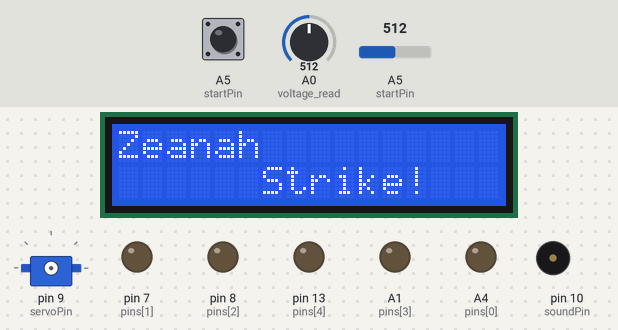
Simulated run of this sketch. Board: Arduino Uno, built with avr-gcc and run on an emulated ATmega328P. Parts: 16×2 character LCD, servo, output pins drawn as LEDs (lit = HIGH), buzzer (waves = sounding). Inputs (shaded band) come from the test bench; at power-on: A5 (startPin) = 512, A0 (voltage_read) = 512, A5 (startPin) HIGH. Random numbers use the default seed unless the sketch sets one; pins used as bus, display or sensor lines are not drawn; what the sketch prints to the serial monitor is not drawn.

Above: at 2.5 s.
At 7.7 s:
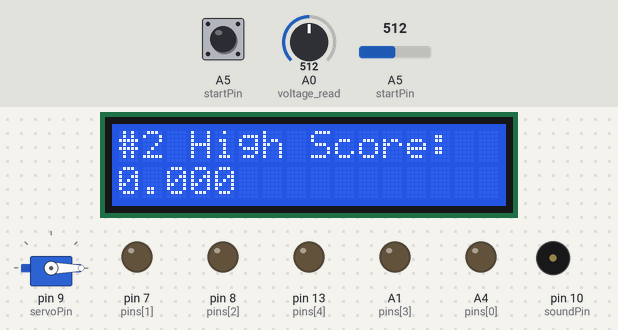
7.8 s: A5 (startPin) set to 803
11.1 s: A5 (startPin) set to 834
At 14.0 s:
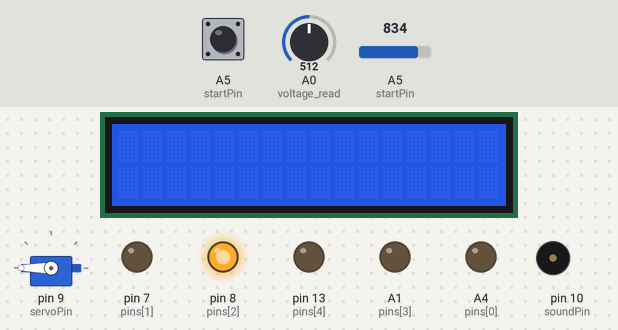
14.8 s: A5 (startPin) set to 716
At 14.95 s:
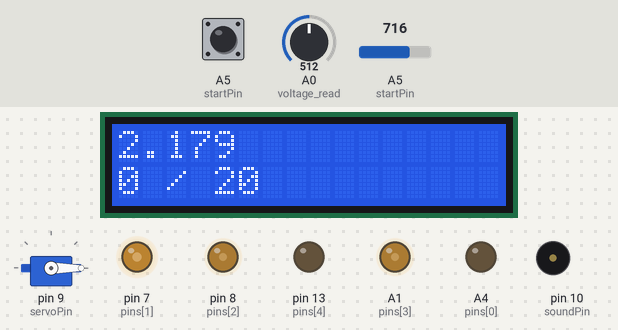
17.2 s: A5 (startPin) set to 410
20.9 s: A5 (startPin) set to 392
24.6 s: A0 (voltage_read) set to 528
28.3 s: A0 (voltage_read) set to 546
At 30.0 s:
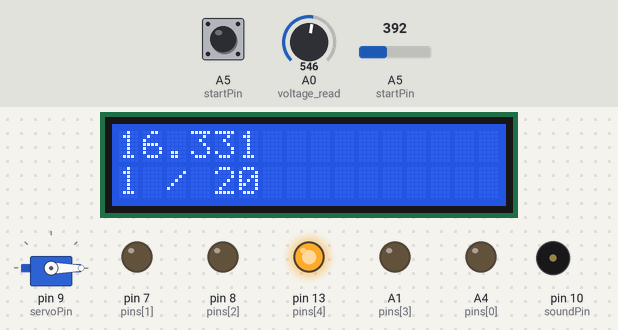
Timing chart, 0 to 31.5 s (numbered marks = the images above; inputs shaded):
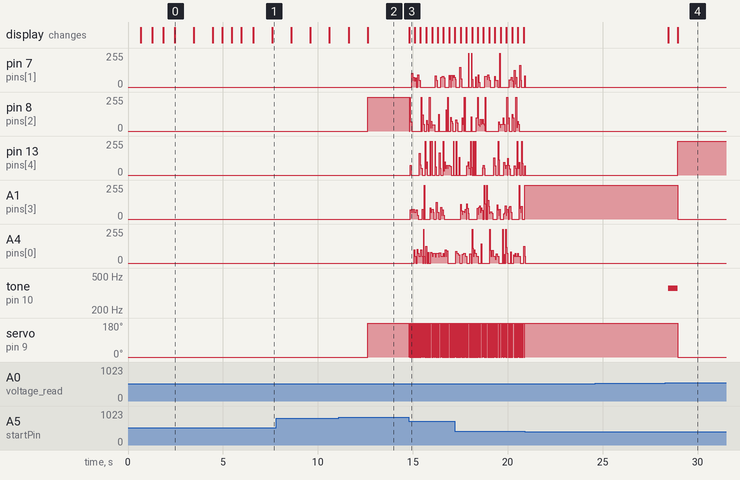

The sketch:

ArcadeProject.ino
```cpp
/* Program Name: Zeanah Strike (Arcade Game Project)
 * Program Description: Code for an arduino-based arcade game
 * in EF158 Spring 2025. The game has targets that the user must
 * hit with a laser, the goal being to hit the required number
 * of targets in the fastest time possible.
 *
 * Created 30 Jan. 2025
 * by Spencer R. Byrd <sbyrd29@vols.utk.edu>
 * last modified 23 April 2025
 *
 * Credits:
 * - David A. Mellis, Tom Igoe for arduino data smoothing (https://www.arduino.cc/en/Tutorial/BuiltInExamples/Smoothing)
 */

#include <LiquidCrystal.h>
#include <math.h>
#include <Servo.h>


/* SETTINGS */
bool DEBUG_MODE = false; //Triggers the debug mode

const unsigned long MAX_TIME = 120000; // 2min * 60s * 1000 ms, amount of time before the game will auto-end
const int NUM_HITS = 20; //Number of times user needs to hit the targets
const int TOLERANCE = 1.2; //Global base tolerance for various statements
/* END SETTINGS */

/* SERVO CONSTANTS */
const int SERVO_RANGE[2] = {180, 0}; //(start, end) values for servo
const int SERVO_MIN = 500, SERVO_MAX = 2500; //Min and max pulse width for arduino
const int servoPin = 9;
/* END SERVO CONSTANTS */

/* VARIOUS PINS */
const int startPin = A5; //Both buttons
const int soundPin = 10; //Piezo buzzer
const int DCPin = 6;     //DC motor
/* END VARIOUS PINS */

/* TARGET GLOBALS */
int voltage_read = A0; //Target sensor input
int voltage_lows[5];   //Baselines for voltage
int pins[5] = {A4, 7, 8, A1, 13}; //Array of target pins
/* END TARGET GLOBALS */

//High score array
unsigned long high_scores[3] = {0,0,0};

/* LCD */
const int rs = 12, e = 11, db4 = 5, db5 = 4, db6 = 3, db7 = 2;
LiquidCrystal lcd(rs, e, db4, db5, db6, db7);
/* END LCD */


/* SERVO STUFFZ */

Servo servo;
int pos; // 0 := end value, 1 := start value

//Takes nothing, sets up the servo
void setup_servo() {
  servo.attach(servoPin, SERVO_MIN, SERVO_MAX);
  servo.write(SERVO_RANGE[1]);
}

/**
 * Takes two booleans, a start and a toggle flag:
 * start | toggle
 *  0       0    -> moves servo to end position
 *  1    |  0    -> moves servo to start position
 *  0    |  1    -> toggles position
 *  1    |  1    -> toggles position
 */
void move_servo(bool start=true, bool toggle=false) {

  if (toggle) {
    //Toggle flag is set, switch position
    if(pos) {
      //Position is at start, move to end
      servo.write(SERVO_RANGE[0]);
      pos = 0;
    } else {
      //Position is at end, move to start
      servo.write(SERVO_RANGE[1]);
      pos = 1;
    }
  } else if (start) {
    //Start flag is set,
    servo.write(SERVO_RANGE[1]);
    pos = 1;
  } else {
    servo.write(SERVO_RANGE[0]);
    pos = 0;
  }
  delay(1);
}


/* END SERVO CODE */

/* DC MOTOR */

void start_motor() {
  digitalWrite(DCPin, HIGH);
}

void stop_motor() {
  digitalWrite(DCPin, LOW);
}

/* END DC MOTOR */

//Takes an amount of dots, and a delay, then outputs the amount of
//dots with that delay of milliseconds in between to the lcd
void dramatic_dots(int dots=3, int millis=500) {
  delay(millis);
  for(int i = 0; i < dots; i++) {
    lcd.print(".");
    delay(millis);
  }
}

//Used for debugging, takes an unsigned long array, then prints it to Serial
void printArray(unsigned long arr[]) {
  Serial.print("{");
  int i;
  for(i = 0; i < sizeof(arr); i++) {
    Serial.print(arr[i]);
    Serial.print(", ");
  }
  Serial.print(arr[i]);
  Serial.println("}");
}

//Takes two arrays, then fills the second with the contents of the first
void fillArray(unsigned long from[], unsigned long (&to)[3]) {
  size_t sz_f = sizeof(from);
  size_t sz_t = sizeof(to);
  if (sz_t != sz_f) return;

  for(size_t i = 0; i < sz_f; i++) {
    to[i] = from[i];
  }

}

//LCD intro sequence
void intro() {
  lcd.print("Welcome to");
  dramatic_dots(3, 600);
  lcd.clear();
  lcd.print("Zeanah");
  lcd.setCursor(6, 1);
  lcd.print("Strike!");
  delay(1000);
  lcd.clear();
}

//Gets the voltage read from each photocell, then prints it to Serial
void calibrate_photoresistors() {
  for (int i = 0; i < 5; i++) {
    digitalWrite(pins[i], HIGH);
    voltage_lows[i] = analogRead(voltage_read);
    delay(2000);
    digitalWrite(pins[i], LOW);
  }

  Serial.print("Voltages: {");
  for (int i = 0; i < 4; i++) {

    Serial.print(voltage_lows[i]);
    Serial.print(", ");
  }
  Serial.print(voltage_lows[4]);
  Serial.println("}");
}

/* BUTTONS */

//Voltage read from the start pin
int command_read;
//Read values for the start button and the HS button
const int start_read = 1022;
const int highscore_read = 512;

//Takes nothing, returns true if the start button is being pressed
bool readStart() {
  command_read = analogRead(startPin);
  return (command_read >= start_read*(1.8 - TOLERANCE));
}

//Takes nothing, returns true if the HS button is being pressed
bool readHS() {
  command_read = analogRead(startPin);
  //return (command_read >= highscore_read * (2.0-TOLERANCE));
  return (command_read >= 400 && !readStart());
}

/* END BUTTONS */

//Setup function for Arduino
void setup()
{
  //Setup the pinmode for various pins
  pinMode(startPin, INPUT);
  pinMode(A0, INPUT);
  pinMode(soundPin, OUTPUT);
  pinMode(DCPin, OUTPUT);

  //Set the pinmode for each photocell target
  for (int i=0; i < 5; i++) {
    pinMode(pins[i], OUTPUT);
  }

  //Make sure the speaker isn't buzzing
  noTone(soundPin);

  //Start the Serial
  Serial.begin(9600);

  //Start the lcd
  lcd.begin(16, 2);

  //Play the LCD intro sequence
  intro();

  //Calibration sequence, if the start button is pressed, skip the photocell calibration
  //and enter DEBUG mode
  lcd.print("Inititalizing");
  delay(500);
  dramatic_dots();
  if (!digitalRead(startPin)) {
    calibrate_photoresistors();
  }
  if (readStart()) DEBUG_MODE = true;

  //Run the servo setup
  setup_servo();

  //Make sure DC motor isn't running
  stop_motor();

  //Tell the user that setup is complete, then enter loop()
  lcd.setCursor(0,1);
  lcd.print("Ready!");
  delay(600);
  lcd.clear();

}

//Takes nothing, displays each highscore to the LCD
void showHighScores() {
  for (int i = 0; i < 3; i++) {
    lcd.clear();
    lcd.print("#");
    lcd.print(i+1);
    lcd.print(" High Score:");
    lcd.setCursor(0,1);

    double score = high_scores[i] / 1000.0;

    lcd.print(score, 3);

    delay(1000);
  }

  lcd.clear();
  lcd.print("Press Start!");
}


//Main Arduino loop
void loop()
{
  //Print the main homescreen text to LCD
  lcd.clear();
  bool gameStart = false;
  lcd.print("Press Start!");


  /* DEBUG MODE */

  /**
   * The code below will only run if the DEBUG_MODE flag is set.
   * If set, the code execution will break off and will enter the
   * while loop below, where the programmer can plug in debug functions
   * for each button.
   *
   */
  if(DEBUG_MODE) {
    lcd.clear();
    lcd.print("DEBUG MODE");

    //Light up a target if we need to change them
    int lit_index = changeTarget(0);

    while(true) {


      if (readStart()) {
        /* Start button pressed */

        move_servo(true);
        //delay(15);
        start_motor();
        Serial.print(analogRead(startPin));
        Serial.println(" Start!");

      } else if (readHS()) {
        /* HS button pressed */
        Serial.print(analogRead(startPin));

        Serial.println(" HS");
        //lit_index = changeTarget(lit_index);
        //Serial.println(lit_index);
        //delay(500);
        move_servo(false);
        //delay(15);
        stop_motor();

      } else {
        /* Neither button pressed */

        Serial.println(analogRead(startPin));
      }
      /* Run every time */


    }
  }

  /* END DEBUG MODE */


  //Check if the game has been requested to start
  while(!gameStart) {

    if( readStart() ) {
      /* Start button pressed */
      //Start the game!
      gameStart = true;
      Serial.print(analogRead(startPin));
      Serial.println("START! ");

    } else if ( readHS() ) {
      /* HS button pressed */
      //Show the user the current high scores, then return to the home screen
      showHighScores();
      Serial.println("HIGHSCORES!");
    } else {

      Serial.println(analogRead(startPin));
    }
  }

  //Start button has been pressed, so run the game loop
  Serial.println("Game has started!");
  game();
}

/* Takes an index [0,4] of a target, then
 * turns that target off, and turns a random target
 * [0,4], that is NOT the same as the old, on, then
 * returns the index of the new target
 */
int changeTarget(int lit_index) {
  //Turn old target off
  digitalWrite(pins[lit_index], LOW);

  //Randomly pick a new target that is not equal to the old
  int new_lit_index;
  do {
    new_lit_index = random(0, 5);
  } while (lit_index == new_lit_index);

  //Turn the new target on, then return the index
  digitalWrite(pins[new_lit_index], HIGH);
  return new_lit_index;
}

/* Takes a score, the high scores array, and a mode flag
 * Much of the code below is superfluous, but in case
 * other game modes are added, there are different ways of
 * checking scores against other scores (i.e. low score wins vs. high score).
 * If mode is true, high-score wins
 * If mode is false, low score wins
 *
 * returns the players "place" (1st, 2nd, 3rd, etc.) or 0 if it wasn't a highscore
 */
int checkHighScore(unsigned long score, unsigned long (&scores)[3], bool mode) {
  unsigned long shifted[3]; //New array

  //Copy contents of scores[] to shifted[]
  for (int i = 0; i < 3; i++) {
    shifted[i] = scores[i];
  }

  //Loop through each high score and check if score is a winner
  for(int i = 0; i < 3; i++) {
    //Score will be added in the place after
    if (score == scores[i]) continue;
    //if mode==false, lower score is counted, if mode==true, greater
    bool state = (mode && (score > scores[i])) || (!mode && (score < scores[i] || scores[i] == 0UL));
    Serial.println(state);
    if ( state ) {
      /* Score was counted */
      //Shift the array and add the new score
      int j;
      for (j = i+1; j < 3; j++) {
        shifted[j] = scores[j-1];
      }
      shifted[i] = score;

      printArray(shifted);
      for(int i = 0; i < 3; i++) {
        scores[i] = shifted[i];
      }

      //Return the place of the high score
      return i+1;
    }
  }
  return 0;
}


//Takes an nth note, then plays a short sound on the buzzer
void buzz(int n=0) {
  Serial.println("SCORE! ");
  //262Hz ≈ C, Δnote ≈ 33Hz
  tone(soundPin, 262 + (33*n), 500);
  delay(500);
  noTone(soundPin);
}

//Takes nothing, runs the main game
void game() {
  lcd.clear();
  Serial.println("Running!");

  //Start time and current time in ms
  unsigned long start = millis();
  unsigned long current = 0;

  //Number of targets the user has hit
  int hits = 0;

  //The index of the currently lit target
  int lit_index = changeTarget(0);

  //Start the DC motor and the servo
  start_motor();
  move_servo(true);


  //Vars for photocell data smoothing
  //Credit to David A. Mellis for the basics of data smoothing
  //https://www.arduino.cc/en/Tutorial/BuiltInExamples/Smoothing
  int numReadings = 50;
  int readings[numReadings];
  int readIndex = 0;
  int total = 0;
  int avg = 0;

  //Whether or not each target has collected enough data for a steady average
  bool avg_ready[5] = {0,0,0,0,0};
  //Each target's baseline reading
  int led_baselines[5] = {0,0,0,0,0};
  //Tolerances for each photocell
  int led_tolerance[5] = {3,3,3,3,3};

  //Populate the readings array with 0's
  for (int i = 0; i < numReadings; i++) {
    readings[i] = 0;
  }

  //Whether or not to change the target
  bool change = false;

  //Counts the number of runs, and the number of possible scores respectively
  int run_count = 0;
  int score_count = 0;

  //Swing servo intitially
  move_servo(false, true);

  //Main game loop, run while not all the targets have been hit and we're still under the time limit
  while(current <= MAX_TIME && hits < NUM_HITS) {

    //Check if the target needs to be changed (user has hit it)
    if (change) {

      //Reset the change var
      change = false;

      //Change the target
      lit_index = changeTarget(lit_index);

      //Populate the averages array with the new target's baselines
      for (int i = 0; i < numReadings; i++) {
        readings[i] = led_baselines[lit_index];
      }

      //Reset the smoothing vars
      readIndex = 0;
      total = led_baselines[lit_index] * numReadings;
      avg = led_baselines[lit_index];

      //Move the servo
      move_servo(false, true);
    }

    //Get data from the sensor
    int led_read = read_target();

    //Remove the old reading
    total = total - readings[readIndex];

    //Map the new read to a number [0,100]
    readings[readIndex] = map(read_target(), -500, 1023, 0, 100);

    //Add the new reading to a running total
    total = total + readings[readIndex];

    readIndex += 1;

    //A `numReadings` amount of values has been read
    if (readIndex >= numReadings){
      //Reset the index
      readIndex = 0;

      //The first time `numReadings` has been read, the average is steady, so set the baseline
      if(!avg_ready[lit_index]) led_baselines[lit_index] = avg;

      //Baseline is set
      avg_ready[lit_index] = true;

      //If the run count is 4, reset the baseline
      if(run_count == 4) {
        avg_ready[lit_index] = false;
        run_count = 0;
      }
    }

    //If a target is acting up, pressing the HS button will automatically "hit" it for the user and reset the baseline
    if ( readHS() ) {
      avg_ready[lit_index] = false;
      change = true;
    }

    //Get the current average
    avg = total / numReadings;

    //State is true if the average is greater than the baseline plus a tolerance
    bool state = avg_ready[lit_index] && ( avg > led_baselines[lit_index] + led_tolerance[lit_index] );

    //Update the score count
    if (state) {
      score_count++;
    }

    //If the score count is sufficiently great, we have a score!
    if (score_count >= 5) {
      //Reset the score count
      score_count = 0;

      //Set the change flag to true
      change = true;

      //Update the current hits, and buzz the buzzer
      hits++;
      buzz(lit_index);

      //Log some messages to the Serial moinitor
      Serial.print(" ");
      Serial.print(hits);
      Serial.print("/");
      Serial.println(NUM_HITS);
    }

    //Get the current time and round it
    current = millis() - start; //in ms
    double rounded = current / 1000.0;

    //Print the current time
    lcd.setCursor(0,0);
    lcd.print(rounded, 3);

    //Print the number of hits compared to the total
    lcd.setCursor(0, 1);
    lcd.print(hits);
    lcd.print(" / ");
    lcd.print(NUM_HITS);

    //Update the run count
    run_count++;

    /*DEBUG*/
    //Debugging messages while the game is running
    // [avg] [readIndex] [current read] [baseline] [score count]
    ////Serial.print(avg);
    ////Serial.print(" ");
    ////Serial.print(readIndex);
    ////Serial.print(" ");
    ////Serial.print(readings[readIndex-1]);
    ////Serial.print(" ");
    ////Serial.print(led_baselines[lit_index]);
    ////Serial.print(" ");
    ////Serial.print(score_count);
    ////Serial.println("");
    /*END DEBUG*/
  }

  //Stop the DC motor
  stop_motor();

  //Turn the last target off
  digitalWrite(pins[lit_index], LOW);

  //Check if the score was a high score
  int highscore = checkHighScore(current, high_scores, false);

  //Print out the high scores to the Serial monitor
  printArray(high_scores);
  Serial.print("HS: ");
  Serial.println(highscore);

  //Tell the user their score
  lcd.clear();
  lcd.print("Your score is:");

  //Score itself
  lcd.setCursor(0,1);
  double score = current / 1000.0;
  lcd.print(score, 3);

  //If the user had a high score, an indeicator will be in bottom right (ex: #1 HS)
  if (highscore > 0) {
    lcd.setCursor(11, 1);
    lcd.print("#");
    lcd.print(highscore);
    lcd.print(" HS");
  }

  //Move servo to end
  move_servo(false);

  //Wait a couple seconds for everything to wrap up
  delay(2000);
}

//Takes nothing, reads a value from the read pin
int read_target() {
  int val = analogRead(voltage_read);
  return val;
}
```

Measured:
- the behaviour switches between 817 and 818 on A5 (startPin) (found by bisection; images 1 and 2)
- the behaviour switches between 535 and 536 on A0 (voltage_read) (found by bisection; images 3 and 4)
- after the input at 11.1 s, pin 8 (pins[2]): 0/255 → 255/255 after 1.5 s; servo on pin 9 (servoPin): 0° → 180° after 1.5 s
- after the input at 24.6 s, every drawn part: stays the same
- after the input at 28.3 s, pin 13 (pins[4]): 0/255 → 255/255 after 0.66 s; A1 (pins[3]): 255/255 → 0/255 after 0.66 s; tone on pin 10 (soundPin): silent → 361 Hz after 0.15 s, → silent 0.50 s later; servo on pin 9 (servoPin): 180° → 0° after 0.66 s
- what the display in image 0 shows lasts 1.0 s, from 2.5 s to 3.5 s
